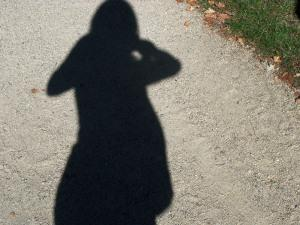
#> input picture test_pictures/lssd145.jpg, 300 x 225 px
$ python second_method.py   (older library calls are emulated)
#> lines starting #> are read from the running program, lines starting #| are printed output that depends on the picture; after the words box and inside, x2 and y2 are one past the last pixel; in counts of white or black regions, pixels touching at a corner belong together
import cv2
import numpy as np


def second_method_detection(filename):
#> called with filename = '../test_pictures/lssd145.jpg'
    image = cv2.imread(filename, cv2.IMREAD_COLOR)
#> image is the input picture: shape (225, 300, 3); mean B, G, R 111.2, 121.1, 124.5
    image_shape = image.shape[:2]
#> image_shape = (225, 300)

    #cv2.imshow("Original", image)

    # blue, green, red = cv2.split(image)
    #     #
    #     # # finding the maximum and minimums element wise of the image
    #     # image_max = cv2.max(blue, cv2.max(green, red))
    #     # image_min = cv2.min(blue, cv2.min(green, red))
    #     #
    #     # # avoid division with zero
    #     # image_min = np.where(image_min == 0, 1, image_min)
    #     # image_max = np.where(image_max == 0, 1, image_max)
    #     #
    #     # gray_image = cv2.log(image_max / image_min)
    #     #
    #     # # note: fix normalization, currently from 0 to 3
    #     # gray_image = cv2.normalize(gray_image, None, 0, 255, cv2.NORM_MINMAX, cv2.CV_8U)

    #cv2.imshow("Gray Image", gray_image)

    gray_image = cv2.cvtColor(image,cv2.COLOR_BGR2GRAY)

    _, thresh = cv2.threshold(gray_image, 0, 255, cv2.THRESH_BINARY_INV + cv2.THRESH_OTSU)
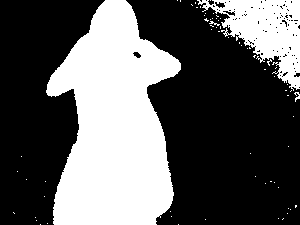
#> thresh: shape (225, 300); 36.6% white; 68 white regions (64 under 20 px), largest, box (x1, y1, x2, y2) and area: (46, 0, 181, 225) 20162, (197, 0, 300, 91) 4350, (294, 92, 300, 102) 28, (209, 21, 220, 26) 20

    # noise removal
    thresh = cv2.morphologyEx(thresh, cv2.MORPH_CLOSE, np.ones((5, 5)))
#> thresh: shape (225, 300); 38% white; 29 white regions (27 under 20 px), largest, box (x1, y1, x2, y2) and area: (46, 0, 181, 225) 20249, (191, 0, 300, 102) 5334
    #thresh = cv2.morphologyEx(thresh, cv2.MORPH_OPEN, np.ones((7, 7)))

    # sure background area
    sure_bg = cv2.dilate(thresh, np.ones((3, 3)), iterations=3)
#> sure_bg: shape (225, 300); 44.2% white; 17 white regions, largest, box (x1, y1, x2, y2) and area: (32, 0, 184, 225) 22546, (188, 0, 300, 105) 6221, (275, 202, 300, 223) 247

    # Finding sure foreground area
    dist_transform = cv2.distanceTransform(thresh, cv2.DIST_L2, 5)
    _, sure_fg = cv2.threshold(dist_transform, 0.7 * dist_transform.max(), 255, 0)
#> sure_fg: shape (225, 300) float32; 1.7% white; 2 white regions, box (x1, y1, x2, y2) and area: (100, 161, 125, 225) 670, (270, 0, 300, 25) 454

    # Finding unknown region
    sure_fg = np.uint8(sure_fg)
    unknown = cv2.subtract(sure_bg, sure_fg)
#> unknown: shape (225, 300); 42.5% white; 17 white regions, largest, box (x1, y1, x2, y2) and area: (32, 0, 184, 225) 21876, (188, 0, 300, 105) 5767, (275, 202, 300, 223) 247

    # Marker labelling
    ret, markers = cv2.connectedComponents(sure_fg)
#> markers: shape (225, 300) int32; 3 distinct labels, from 0 to 2
#> ret = 3

    # Now, mark the region of unknown with zero
    markers[unknown == 255] = 0
    markers = cv2.watershed(image, markers)
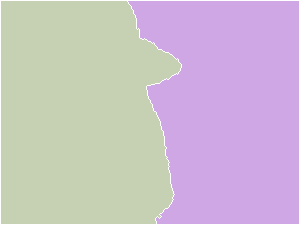
#> markers: shape (225, 300) int32; 3 distinct labels, from -1 to 2; one colour per label, 0 black, -1 white

    water_shed_image = image.copy()
    water_shed_image[markers == -1] = [0, 0, 255]
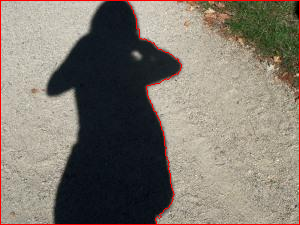
#> water_shed_image: shape (225, 300, 3); 1.95% of pixels changed, all inside (x1, y1, x2, y2) = (0, 0, 300, 225)

    cv2.imshow("Watershed Borders", water_shed_image)

    # getting the segments through unique values from the watershed result
    markers_list = np.unique(markers)
#> markers_list = [-1, 1, 2]
    print("Number of segments: " + str(len(markers_list)))
#| Number of segments: 3
    print(markers_list)
#| [-1  1  2]

    # note: k2 original value is 1.2
    # constants needed for later calculation
    m = 1.31
    n = 1.19
    k1 = 0.8
    k2 = 1.5

    initial_shadow_mask = np.zeros(image_shape, np.uint8)

    # binary mask where the non-shadows are stored
    color_mean_non_shadow_mask = np.zeros(image_shape, np.uint8)

    initial_shadow_segments = []
    initial_non_shadow_segments = []

    # The first value in markers list is the borders, None at 0 index makes it able to not use value-1 at indexing
    initial_shadow_segments.append(None)
    initial_non_shadow_segments.append(None)

    for value in markers_list:

        # skipping the image where borders are shown
        if value == -1:
            continue

        # getting each segment as a binary mask
        segment_mask = np.zeros(image_shape, np.uint8)
        segment_mask[markers == value] = 255

        # calculating the mean values of the segment
        segment_mean = cv2.mean(image, segment_mask)

        image_segment = image.copy()
        image_segment[segment_mask != 255] = 0

        # creates binary image where only pixels greater than the mean remain
        segment_non_shadow_mask = cv2.inRange(image_segment, segment_mean[0], (255, 255, 255))

        # adds all non shadows to a binary image used for the final step to get the correct shadow boundaries
        color_mean_non_shadow_mask[segment_non_shadow_mask == 255] = 255

        # calculating the mean values in the non-shadow segment
        segment_mean_non_shadow = cv2.mean(image, segment_non_shadow_mask)

        # calculating the delta vectors values
        first_value = m * (segment_mean_non_shadow[2]/segment_mean_non_shadow[0])
        second_value = n * (segment_mean_non_shadow[1]/segment_mean_non_shadow[0])

        delta_vector = (first_value, second_value, 1)

        # getting the segment of the image
        initial_shadow_segment = image.copy()
        initial_shadow_segment[segment_mask != 255] = 0

        blue, green, red = cv2.split(initial_shadow_segment)

        # subtracting the minimal from the maximum based on the delta vector's two value
        if delta_vector[0] > delta_vector[1]:
            x_subtracted = cv2.subtract(red, blue)
        else:
            x_subtracted = cv2.subtract(green, blue)

        x_mean = cv2.mean(x_subtracted)

        # if the pixel value is lower than x_mean, it's a possible shadow
        initial_shadow_segment = cv2.inRange(x_subtracted, 0, x_mean[0])
        initial_non_shadow_segment = cv2.inRange(x_subtracted, x_mean[0], 255)

        # for visual of the initial shadow mask
        initial_shadow_segment[segment_mask == 0] = 0

        # adding both non-shadow and shadow segments to a list for later calculation
        initial_shadow_segments.append(initial_shadow_segment)
        initial_non_shadow_segments.append(initial_non_shadow_segment)

        initial_shadow_mask[initial_shadow_segment == 255] = 255
#> this loop made 3 passes
#> (segment_mean, segment_mean_non_shadow, first_value, second_value, delta_vector, x_mean) on passes 2 to 3: ((136.1, 155.3, 162.8, 0), (159.2, 176.1, 184.5, 0), 1.52, 1.32, (1.52, 1.32, 1), (12.28, 0, 0, 0)), ((89.12, 90.75, 90.44, 0), (164.8, 177.7, 183.2, 0), 1.46, 1.28, (1.46, 1.28, 1), (4.24, 0, 0, 0))
#> value on pass 1: -1
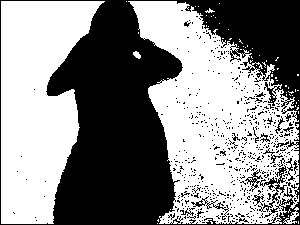
#> color_mean_non_shadow_mask: shape (225, 300); 54.3% white; 563 black regions (542 under 20 px), largest, box (x1, y1, x2, y2) and area: (0, 0, 300, 225) 28325, (245, 165, 287, 212) 422, (191, 196, 229, 220) 144
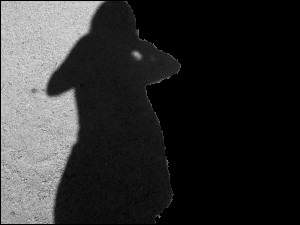
#> green: shape (225, 300); min 0, max 226, mean 47.3
#> initial_shadow_mask: shape (225, 300); 29.6% white; 19 white regions (17 under 20 px), largest, box (x1, y1, x2, y2) and area: (47, 1, 182, 224) 19863, (295, 1, 299, 17) 49
#> initial_shadow_segment: shape (225, 300); 29% white; 1 white region, box (x1, y1, x2, y2) and area: (47, 1, 181, 224) 19582
#> segment_mask: shape (225, 300); 52.1% white; 1 black region, box (x1, y1, x2, y2) and area: (0, 0, 300, 225) 32353
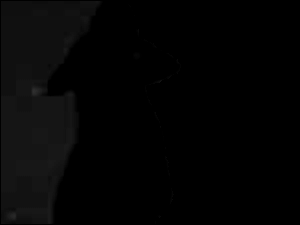
#> x_subtracted: shape (225, 300); min 0, max 48, mean 4.2
#> after the loop, initial_non_shadow_segments = 3 items; initial_shadow_segments = 3 items

    initial_non_shadow_mask = cv2.bitwise_not(initial_shadow_mask)

    delta_b = -1 * (cv2.mean(image, initial_shadow_mask)[0] - cv2.mean(image, initial_non_shadow_mask)[0])
#> delta_b = 113

    # note: IT'S STILL NOT WORKING PROPERLY, NEED FURTHER DEBUGGING

    rough_shadow_mask = np.zeros(image_shape, np.uint8)

    for value in markers_list:

        # skipping the image where borders are shown
        if value == -1:
            continue

        segment_mean_shadow = cv2.mean(image, initial_shadow_segments[value])
        segment_mean_non_shadow = cv2.mean(image, initial_non_shadow_segments[value])

        l_vector_first_value = m * (segment_mean_non_shadow[2]/segment_mean_non_shadow[0])
        l_vector_second_value = n * (segment_mean_non_shadow[1]/segment_mean_non_shadow[0])

        l_vector = (l_vector_first_value * delta_b, l_vector_second_value * delta_b, 1 * delta_b)
        l_interval = ((k1 * l_vector[0], k2 * l_vector[0]), (k1 * l_vector[1], k2 * l_vector[1]), (k1 * l_vector[2], k2 * l_vector[2]))

        blue_diff = segment_mean_non_shadow[0] - segment_mean_shadow[0]
        green_diff = segment_mean_non_shadow[1] - segment_mean_shadow[1]
        red_diff = segment_mean_non_shadow[2] - segment_mean_shadow[2]

        if (l_interval[0][0] < red_diff < l_interval[0][1]) and (l_interval[1][0] < green_diff < l_interval[1][1]) and (l_interval[2][0] < blue_diff < l_interval[2][1]):
            rough_shadow_mask[initial_shadow_segments[value] == 255] = 255
#> this loop made 3 passes
#> (segment_mean_shadow, segment_mean_non_shadow, l_vector_first_value, l_vector_second_value, l_vector, l_interval, blue_diff, green_diff) on passes 2 to 3: ((111.9, 119.8, 120.5, 0), (136.4, 155.8, 163.3, 0), 1.57, 1.36, (177.2, 153.5, 113), ((141.7, 265.8), (122.8, 230.3), (90.37, 169.4)), 24.51, 35.96), ((30.08, 22.81, 17.89, 0), (162.7, 175.5, 180.9, 0), 1.46, 1.28, (164.6, 145, 113), ((131.6, 246.8), (116, 217.5), (90.37, 169.4)), 132.6, 152.7)

        #cv2.imshow(str(value), initial_non_shadow_segments[value])

    # where the pixel are lower than the region mean
    color_mean_shadow_mask = cv2.bitwise_not(color_mean_non_shadow_mask)
    #cv2.imshow("Color mean shadow mask", color_mean_shadow_mask)

    # the initial detected shadow mask, the borders are from the watershed's algorithm segment borders
    cv2.imshow("Initial Shadow Mask",initial_shadow_mask)

    # the rough shadow mask, where non-shadow segments are corrected
    #cv2.imshow("Rough Shadow Mask", rough_shadow_mask)

    # note: switch the initial shadow mask to rough shadow mask once the watershed and delta_b is fixed
    # based on the detected shadows and mean values, it creates the final shadow mask
    shadow_mask = cv2.bitwise_and(rough_shadow_mask, color_mean_shadow_mask)
#> shadow_mask: shape (225, 300); 28.9% white; 1 white region, box (x1, y1, x2, y2) and area: (47, 1, 181, 224) 19507
    #cv2.imshow("Result", shadow_mask)

    # showing the detected shadows on the original image
    shadow_image = image.copy()
    shadow_image[shadow_mask == 255] = 255

    # showing the watershed borders for visuals
    shadow_image[markers == -1] = [0, 0, 255]
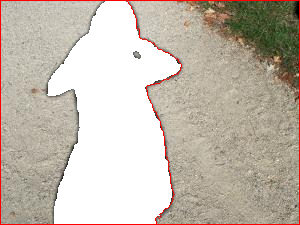
#> shadow_image: shape (225, 300, 3); mean B, G, R 174.1, 185.9, 195.5

    cv2.imwrite("../results/shadow_mask.png", shadow_mask)

    cv2.imshow("Shadow Mask", shadow_mask)

    print("Shadows detected, shadow mask saved in the results folder")

    return shadow_mask


if __name__ == "__main__":
    file_image = "../test_pictures/lssd145.jpg"
    second_method_detection(file_image)

    cv2.waitKey(0)
    cv2.destroyAllWindows()

$ run again, with test_pictures/lssd178.jpg copied over test_pictures/lssd145.jpg
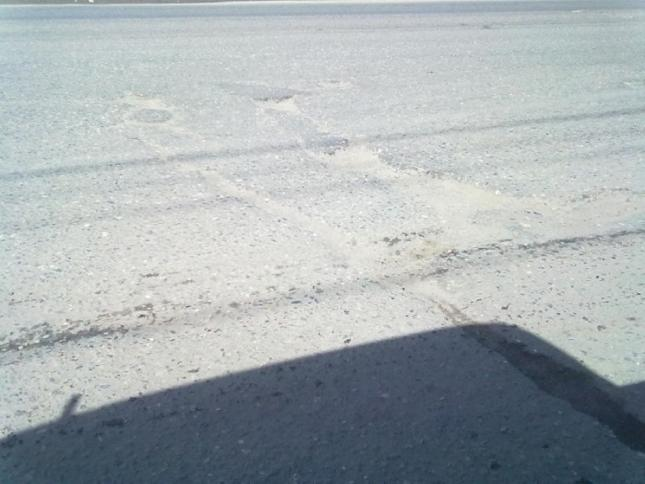
#> input picture test_pictures/lssd178.jpg, 645 x 484 px
#> in second_method_detection, image is the input picture: shape (484, 645, 3); mean B, G, R 176.8, 174.2, 166.7
#> sure_bg: shape (484, 645); 26.8% white; 48 white regions, largest, box (x1, y1, x2, y2) and area: (0, 319, 645, 484) 77694, (0, 320, 131, 358) 2363, (608, 227, 645, 240) 315
#> unknown: shape (484, 645); 24.2% white; 48 white regions, largest, box (x1, y1, x2, y2) and area: (0, 319, 645, 484) 69434, (0, 320, 131, 358) 2363, (608, 227, 645, 240) 315
#> ret = 2
#> water_shed_image: shape (484, 645, 3); 0.72% of pixels changed, all inside (x1, y1, x2, y2) = (0, 0, 645, 484)
#> markers_list = [-1, 1]
#| Number of segments: 2
#| [-1  1]
#> the loop in second_method_detection, `for value in markers_list:` made 2 passes
#> value on pass 1: -1
#> after the loop in second_method_detection, `for value in markers_list:`:
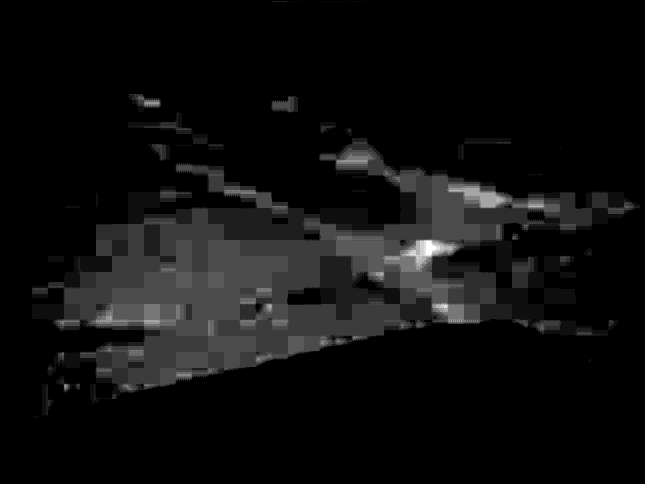
#> x_subtracted: shape (484, 645); min 0, max 17, mean 0.966; drawn with min black and max white
#> after the loop in second_method_detection, `for value in markers_list:`: initial_non_shadow_segments = 2 items
#> initial_non_shadow_mask: shape (484, 645); 22% white; 29 white regions (6 under 20 px), largest, box (x1, y1, x2, y2) and area: (32, 138, 639, 393) 63377, (0, 0, 645, 484) 2261, (512, 257, 534, 288) 507
#> delta_b = 37.98
#> the loop in second_method_detection, `for value in markers_list:` made 2 passes
#> color_mean_shadow_mask: shape (484, 645); 27.3% white; 670 white regions (632 under 20 px), largest, box (x1, y1, x2, y2) and area: (0, 0, 645, 484) 81264, (134, 303, 157, 325) 149, (416, 268, 449, 280) 123
#> shadow_mask: shape (484, 645); 25.9% white; 484 white regions (458 under 20 px), largest, box (x1, y1, x2, y2) and area: (1, 319, 644, 483) 75030, (1, 322, 129, 358) 1446, (518, 229, 644, 255) 704
#> in second_method_detection, `shadow_image[markers == -1] = [0, 0, 255]`:
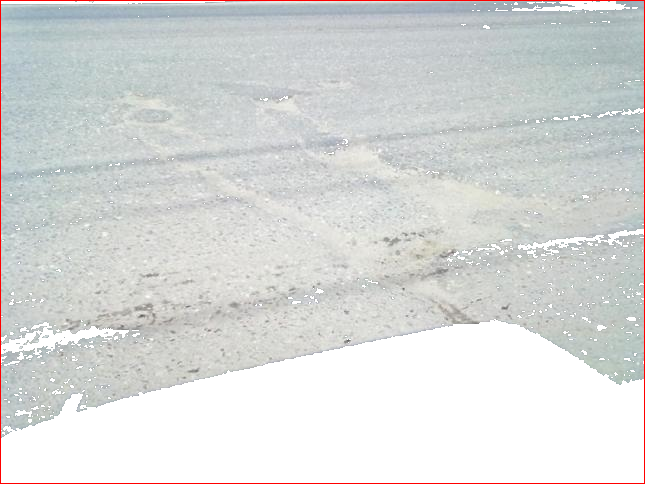
#> shadow_image: shape (484, 645, 3); mean B, G, R 216.2, 217.3, 215.3

$ run again, with test_pictures/lssd203.jpg copied over test_pictures/lssd145.jpg
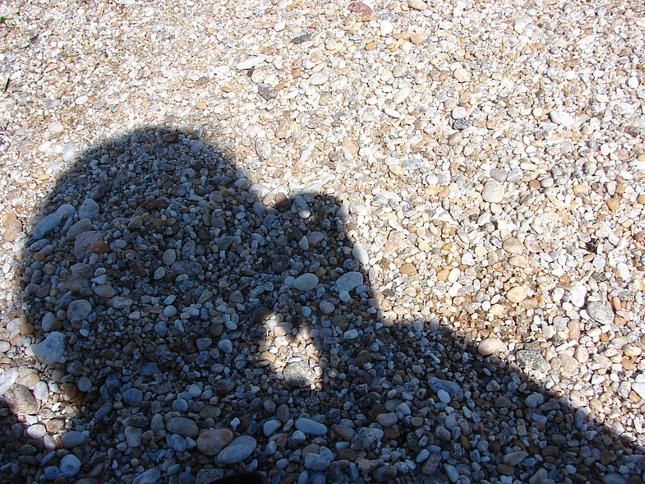
#> input picture test_pictures/lssd203.jpg, 645 x 484 px
#> in second_method_detection, image is the input picture: shape (484, 645, 3); mean B, G, R 135.8, 134.4, 136.6
#> sure_bg: shape (484, 645); 85.9% white; 453 black regions (270 under 20 px), largest, box (x1, y1, x2, y2) and area: (91, 0, 372, 199) 15086, (359, 0, 463, 121) 2452, (270, 31, 364, 116) 2308
#> unknown: shape (484, 645); 81.6% white; 464 black regions (278 under 20 px), largest, box (x1, y1, x2, y2) and area: (91, 0, 372, 199) 15086, (320, 423, 506, 484) 4777, (117, 232, 182, 362) 4521
#> ret = 12
#> water_shed_image: shape (484, 645, 3); 1.53% of pixels changed, all inside (x1, y1, x2, y2) = (0, 0, 645, 484)
#> markers_list = [-1, 1, 2, 3, 4, 5, 6, 7, 8, 9, 10, 11]
#| Number of segments: 12
#| [-1  1  2  3  4  5  6  7  8  9 10 11]
#> the loop in second_method_detection, `for value in markers_list:` made 12 passes
#> (segment_mean, segment_mean_non_shadow, first_value, second_value, delta_vector, x_mean) on passes 2 to 5: ((159.8, 162.2, 167.7, 0), (209.1, 216.6, 226.1, 0), 1.42, 1.23, (1.42, 1.23, 1), (8.87, 0, 0, 0)), ((57.38, 43.05, 32.18, 0), (87.08, 65.93, 50.23, 0), 0.756, 0.901, (0.756, 0.901, 1), (0.00104, 0, 0, 0)), ((24.14, 19.43, 18, 0), (28.75, 24.25, 22.5, 0), 1.03, 1, (1.03, 1, 1), (0, 0, 0, 0)), ((31, 13.25, 3.5, 0), (39.5, 20.5, 7, 0), 0.232, 0.618, (0.232, 0.618, 1), (0, 0, 0, 0))
#> after the loop in second_method_detection, `for value in markers_list:`:
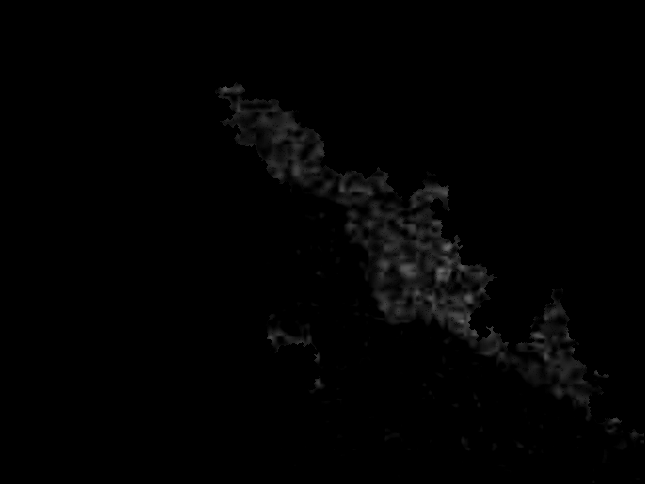
#> x_subtracted: shape (484, 645); min 0, max 108, mean 2.3
#> after the loop in second_method_detection, `for value in markers_list:`: initial_non_shadow_segments = 12 items
#> initial_non_shadow_mask: shape (484, 645); 45.9% white; 184 white regions (139 under 20 px), largest, box (x1, y1, x2, y2) and area: (0, 0, 645, 484) 140068, (8, 318, 40, 348) 352, (261, 192, 288, 208) 265
#> delta_b = 71.47
#> the loop in second_method_detection, `for value in markers_list:` made 12 passes
#> (segment_mean_shadow, segment_mean_non_shadow, l_vector_first_value, l_vector_second_value, l_vector, l_interval, blue_diff, green_diff) on passes 2 to 3: ((133.6, 125, 120.4, 0), (182, 193.1, 206.7, 0), 1.49, 1.26, (106.3, 90.24, 71.47), ((85.04, 159.4), (72.19, 135.4), (57.17, 107.2)), 48.45, 68.15), ((59.52, 44.18, 32.93, 0), (135.8, 134.4, 136.6, 0), 1.32, 1.18, (94.17, 84.15, 71.47), ((75.33, 141.3), (67.32, 126.2), (57.17, 107.2)), 76.33, 90.24)
#> color_mean_shadow_mask: shape (484, 645); 49.3% white; 3235 white regions (3004 under 20 px), largest, box (x1, y1, x2, y2) and area: (0, 0, 645, 484) 131366, (586, 250, 625, 326) 548, (592, 175, 629, 225) 444
#> shadow_mask: shape (484, 645); 20.1% white; 144 white regions (141 under 20 px), largest, box (x1, y1, x2, y2) and area: (1, 193, 644, 483) 62366, (247, 235, 256, 248) 51, (40, 379, 49, 388) 20
#> in second_method_detection, `shadow_image[markers == -1] = [0, 0, 255]`:
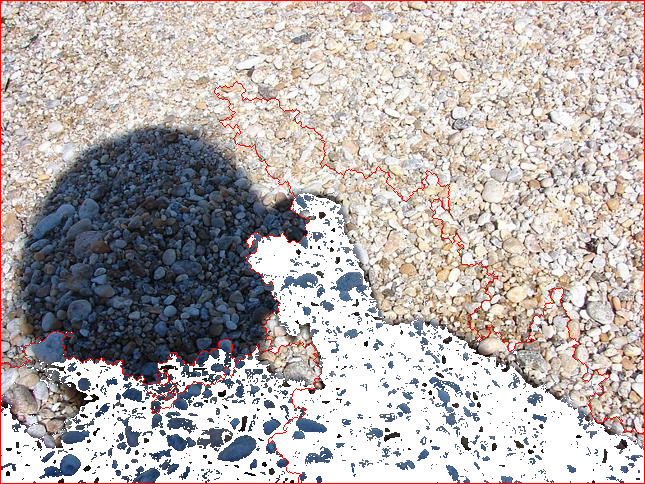
#> shadow_image: shape (484, 645, 3); mean B, G, R 174.4, 175.5, 183.1

$ run again, with test_pictures/lssd229.jpg copied over test_pictures/lssd145.jpg
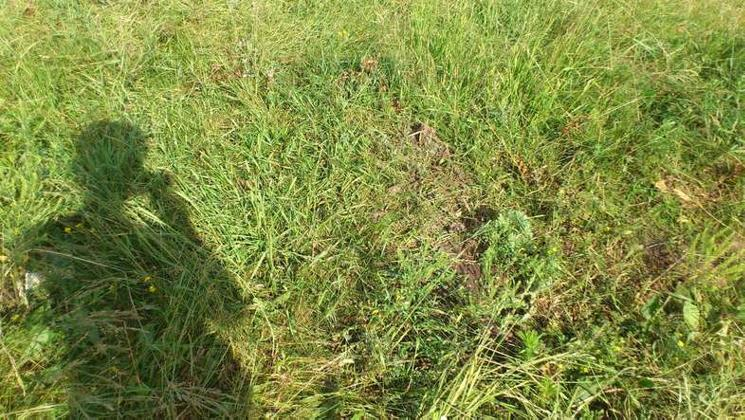
#> input picture test_pictures/lssd229.jpg, 745 x 420 px
#> in second_method_detection, image is the input picture: shape (420, 745, 3); mean B, G, R 67.3, 139.5, 128
#> sure_bg: shape (420, 745); 94.3% white; 269 black regions (211 under 20 px), largest, box (x1, y1, x2, y2) and area: (184, 0, 319, 61) 2906, (614, 0, 745, 46) 2819, (0, 0, 74, 85) 2443
#> unknown: shape (420, 745); 92.2% white; 270 black regions (211 under 20 px), largest, box (x1, y1, x2, y2) and area: (111, 283, 186, 420) 6622, (184, 0, 319, 61) 2906, (614, 0, 745, 46) 2819
#> ret = 2
#> water_shed_image: shape (420, 745, 3); 0.74% of pixels changed, all inside (x1, y1, x2, y2) = (0, 0, 745, 420)
#> markers_list = [-1, 1]
#| Number of segments: 2
#| [-1  1]
#> the loop in second_method_detection, `for value in markers_list:` made 2 passes
#> value on pass 1: -1
#> after the loop in second_method_detection, `for value in markers_list:`: initial_non_shadow_segments = 2 items
#> initial_non_shadow_mask: shape (420, 745); 59.1% white; 716 black regions (547 under 20 px), largest, box (x1, y1, x2, y2) and area: (1, 110, 260, 419) 51450, (307, 206, 555, 419) 25322, (531, 236, 694, 419) 8487
#> delta_b = 24.2
#> the loop in second_method_detection, `for value in markers_list:` made 2 passes
#> color_mean_shadow_mask: shape (420, 745); 51.4% white; 2190 black regions (2057 under 20 px), largest, box (x1, y1, x2, y2) and area: (1, 1, 744, 419) 131325, (646, 312, 744, 419) 3179, (1, 325, 54, 396) 1067
#> shadow_mask: shape (420, 745); 28.7% white; 1862 white regions (1578 under 20 px), largest, box (x1, y1, x2, y2) and area: (1, 116, 255, 419) 44235, (365, 272, 471, 419) 4607, (618, 80, 738, 167) 3359
#> in second_method_detection, `shadow_image[markers == -1] = [0, 0, 255]`:
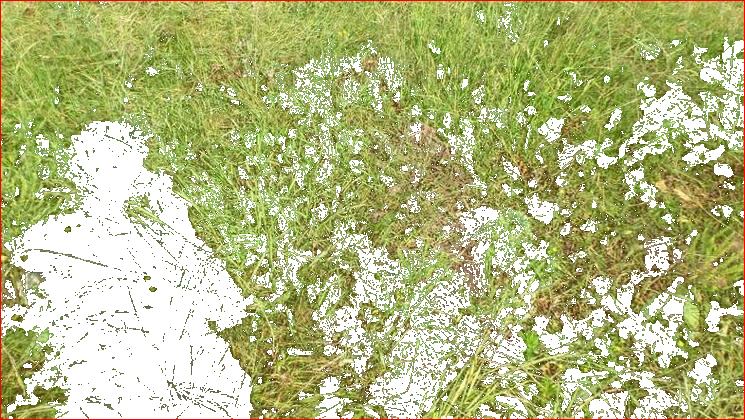
#> shadow_image: shape (420, 745, 3); mean B, G, R 130.2, 186.6, 181
